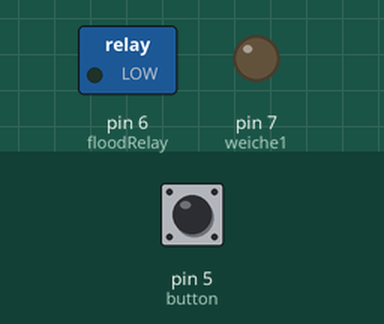
Bench run of a sketch on a simulated Arduino Uno, built with avr-gcc and run on an emulated ATmega328P. Parts: switched loads named in the sketch (green lamp = pin HIGH), output pins drawn as LEDs (lit = HIGH). Dashed ring = blinking. The inputs (shaded band) are chosen by the test bench; at power-on: pin 5 (button) HIGH.

Above: at 1.2 s.
1.3 s: pin 5 (button) pulled LOW for 1 s
At 1.6 s:
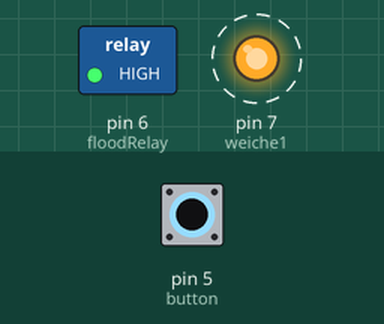
4.3 s: pin 5 (button) pulled LOW for 0.15 s
At 5.1 s:
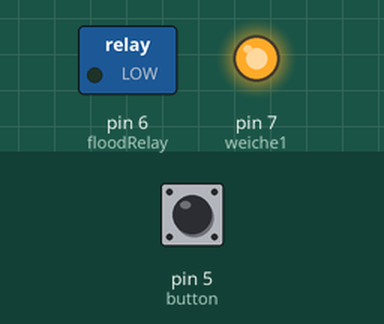
6.0 s: pin 5 (button) pulled LOW for 3.2 s
At 6.1 s:
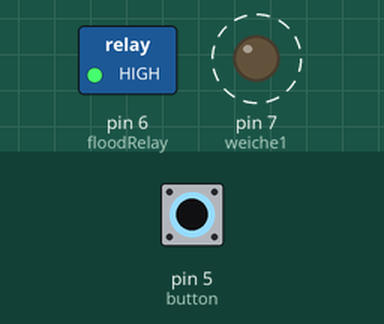
Timing chart, 0 to 10.7 s (numbered marks = the images above; inputs shaded):
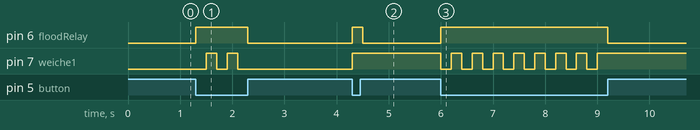

The sketch:

weiche.ino
```cpp
int button =5;
int floodRelay= 6;
int weiche1= 7; //German for switch Point

bool direction= true;

void setup() {
  pinMode(floodRelay, OUTPUT);
  pinMode(weiche1, OUTPUT);
  pinMode(button, INPUT_PULLUP);
  digitalWrite(floodRelay, LOW); //set initial power State
}

void loop() {
  if(digitalRead(button)==LOW){
    if (direction==true){
      digitalWrite(weiche1, LOW);
      digitalWrite(floodRelay, HIGH);
      delay(200);
      digitalWrite(floodRelay, LOW);
      direction=false;
    } else  {
      digitalWrite(weiche1, HIGH);
      digitalWrite(floodRelay, HIGH);
      delay(200);
      digitalWrite(floodRelay, LOW);
      direction=true;
    }
  }
}
```

Measured:
- after the input at 1.3 s, pin 6 (floodRelay): LOW → HIGH at once, → LOW 1.0 s later; pin 7 (weiche1): alternates HIGH for 0.20 s and LOW for 0.20 s, 4 changes in all, then stays LOW, starting after 0.20 s
- after the input at 4.3 s, pin 6 (floodRelay): LOW → HIGH at once, → LOW 0.20 s later; pin 7 (weiche1): LOW → HIGH at once
- after the input at 6.0 s, pin 6 (floodRelay): LOW → HIGH at once, → LOW 3.2 s later; pin 7 (weiche1): alternates HIGH for 0.20 s and LOW for 0.20 s, 16 changes in all, then stays HIGH, starting at once
